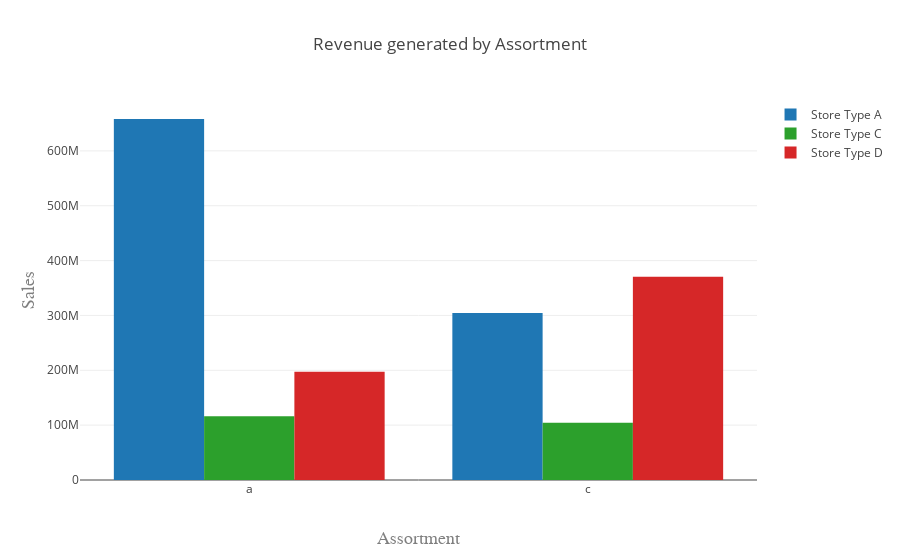

Notebook code for this chart:
### Code cell
salesassortment= mergedtable[['StoreType','Assortment', 'Sales']]
salesassortment= salesassortment.groupby(['StoreType','Assortment']).sum().sort_values(by='Sales',ascending=False)
salesassortment= salesassortment.reset_index()

a = salesassortment[salesassortment['StoreType']=='a']
b = salesassortment[salesassortment['StoreType']=='b']
c = salesassortment[salesassortment['StoreType']=='c']
d = salesassortment[salesassortment['StoreType']=='d']


trace1 = go.Bar(
    x=a['Assortment'],
    y=a['Sales'],
    name='Store Type A'
)
trace2 = go.Bar(
    x=b['Assortment'],
    y=b['Sales'],
    name='Store Type B'
)

trace3 = go.Bar(
    x=c['Assortment'],
    y=c['Sales'],
    name='Store Type C'
)

trace4 = go.Bar(
    x=d['Assortment'],
    y=d['Sales'],
    name='Store Type D'
)

data = [trace1, trace2, trace3, trace4]

layout = go.Layout(
    title='Revenue generated by Assortment',
    barmode='group',
    xaxis=dict(
        title='Assortment',
        titlefont=dict(
            family='Courier New, monospace',
            size=18,
            color='#7f7f7f'
        )
    ),
    yaxis=dict(
        title='Sales',
        autorange = True,
        titlefont=dict(
            family='Courier New, monospace',
            size=18,
            color='#7f7f7f'
        )
    )
)

fig = go.Figure(data=data, layout=layout)
iplot(fig, filename='grouped-bar')

### Figure 1 — Plotly figure (JSON) as saved in the notebook; plotly's stock layout.template omitted (floating-point values rounded to 4 significant figures)
{"data": [{"name": "Store Type A", "type": "bar", "x": ["a", "c"], "y": [658101339, 304343798]}, {"name": "Store Type B", "type": "bar", "x": [], "y": []}, {"name": "Store Type C", "type": "bar", "x": ["a", "c"], "y": [116317788, 104428830]}, {"name": "Store Type D", "type": "bar", "x": ["c", "a"], "y": [370421061, 197415324]}], "layout": {"barmode": "group", "title": "Revenue generated by Assortment", "xaxis": {"title": "Assortment", "titlefont": {"color": "#7f7f7f", "family": "Courier New, monospace", "size": 18}}, "yaxis": {"autorange": true, "title": "Sales", "titlefont": {"color": "#7f7f7f", "family": "Courier New, monospace", "size": 18}}}}
